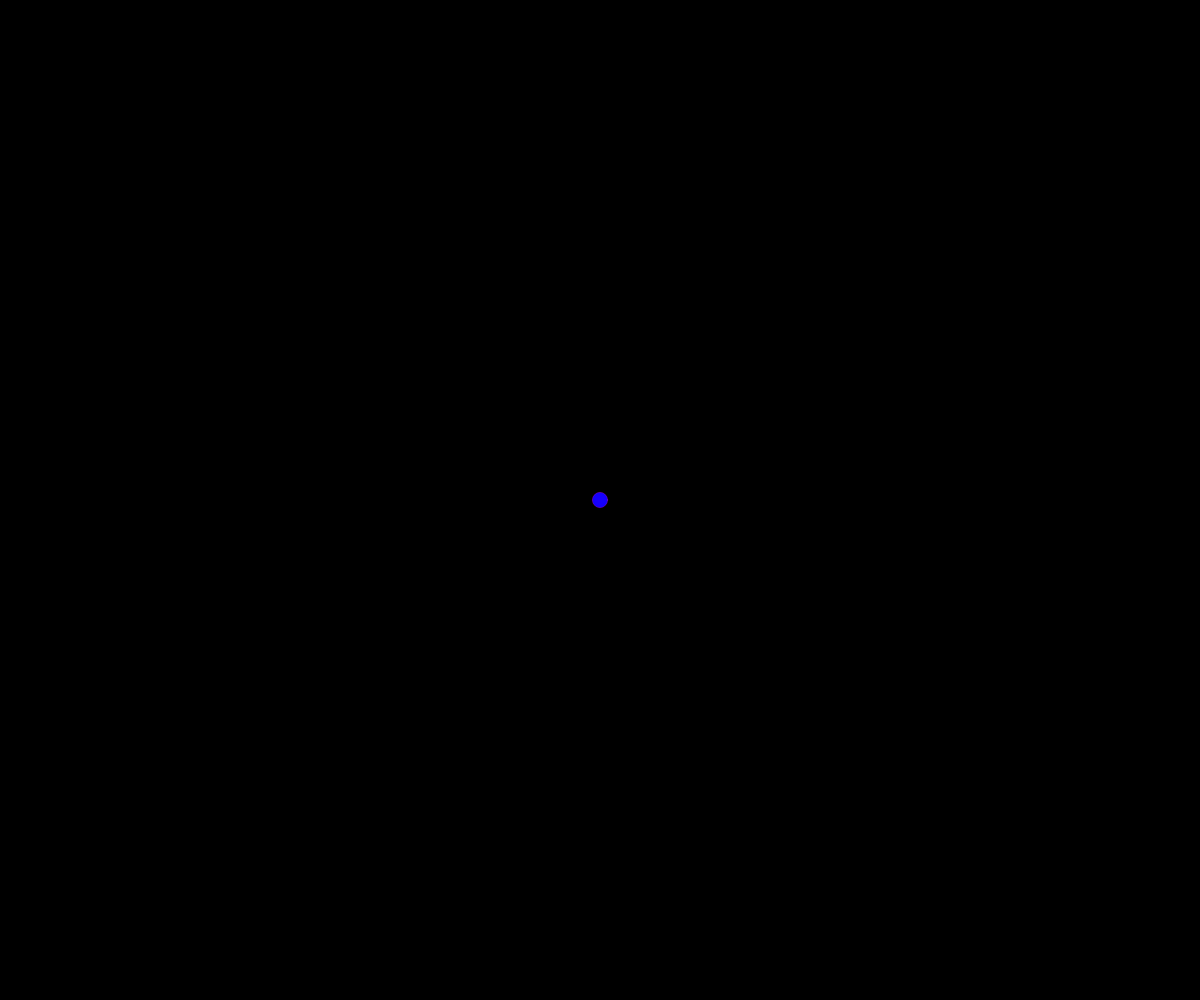
Frame 1 (no input)
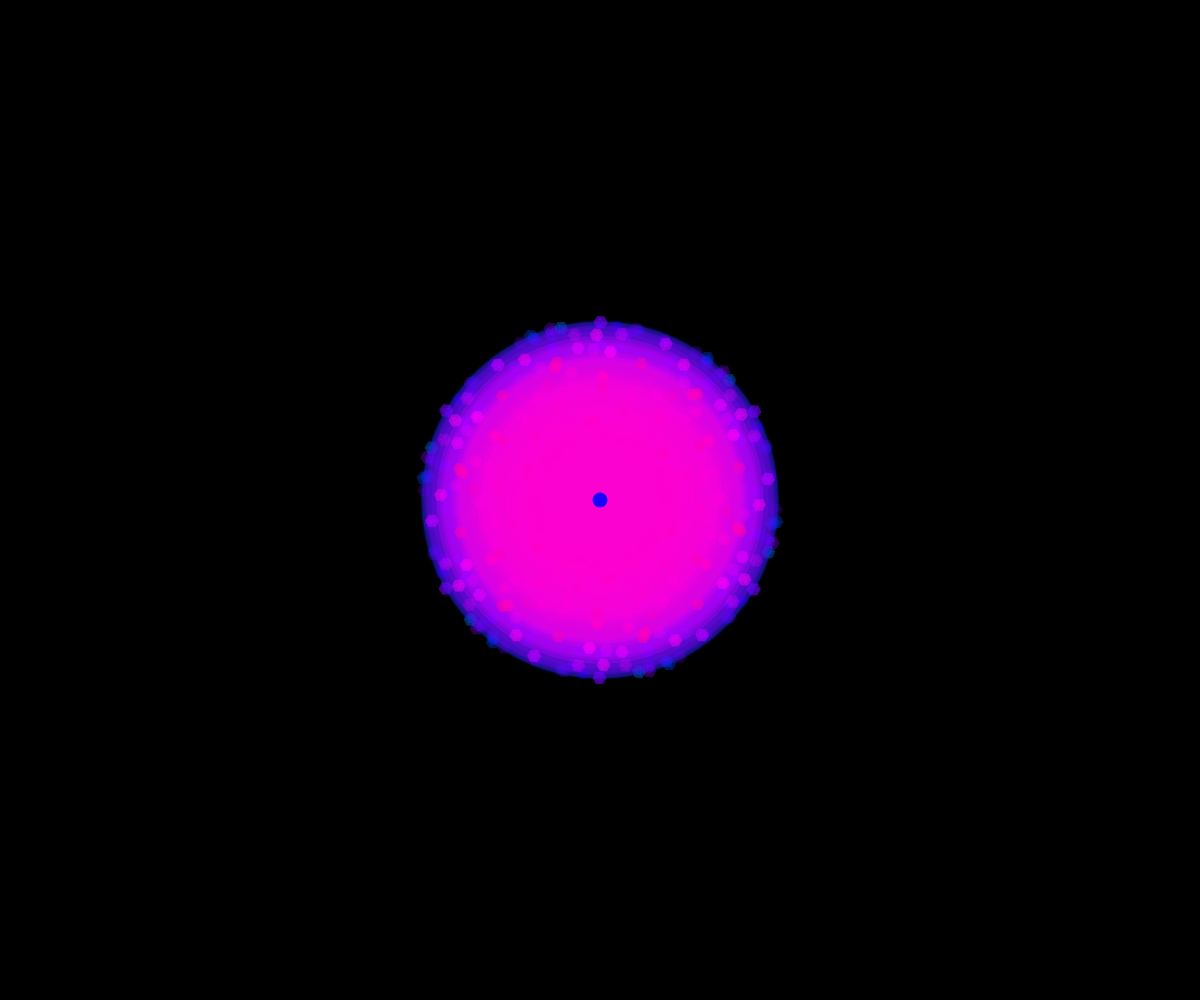
Frame 60 (no input)
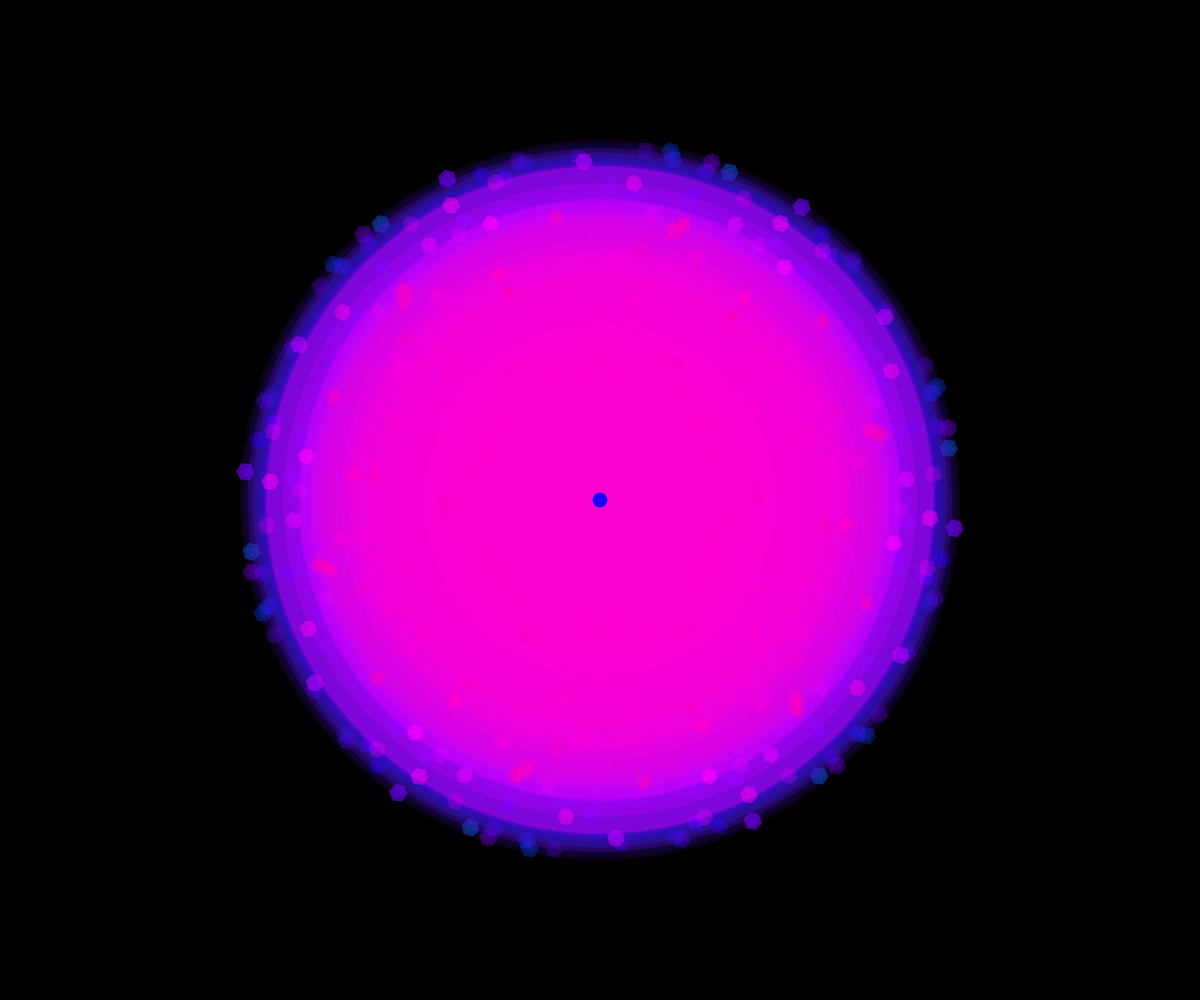
Frame 120 (the mouse pressed at the canvas centre since frame 60)

The p5.js sketch that drew these frames (run headless with seeded random() and noise() and a simulated clock; from frame 60 on, the mouse is pressed at the canvas centre):

// p5.js sketch
// ── sketch.js
let pulses = [];
let maxPulses = 100;
let centerX, centerY;
let time = 0;

function setup() {
  createCanvas(windowWidth, windowHeight);
  colorMode(HSB, 360, 100, 100, 1);
  noStroke();
  frameRate(30);
  
  centerX = width / 2;
  centerY = height / 2;
  
  // Initialize pulses
  for (let i = 0; i < maxPulses; i++) {
    pulses.push({
      radius: 0,
      speed: random(1, 3),
      hue: map(i, 0, maxPulses, 200, 320), // Blue to violet
      alpha: random(0.2, 0.6),
      angle: random(TWO_PI),
      phase: random(TWO_PI),
      growthRate: random(0.5, 1.5)
    });
  }
}

function draw() {
  background(0, 0, 0, 1);
  
  time += 0.02;
  
  push();
  translate(centerX, centerY);
  
  // Draw expanding pulses
  for (let i = 0; i < pulses.length; i++) {
    let pulse = pulses[i];
    
    // Update radius
    pulse.radius += pulse.speed;
    
    // Reset if too large
    if (pulse.radius > max(width, height) * 1.5) {
      pulse.radius = 0;
      pulse.angle = random(TWO_PI);
    }
    
    // Create a pulsing effect
    let pulseRadius = pulse.radius + sin(time * 2 + pulse.phase) * 5;
    
    // Draw pulse as a glowing ring
    fill(pulse.hue, 100, 100, pulse.alpha * 0.3);
    ellipse(0, 0, pulseRadius * 2, pulseRadius * 2);
    
    // Draw crystal-like structures at pulse locations
    if (pulse.radius > 10) {
      let crystalSize = map(pulse.radius, 10, max(width, height), 5, 20);
      
      // Create a crystalline pattern based on time and position
      for (let j = 0; j < 6; j++) {
        let angle = (time * 0.5 + j * TWO_PI / 6) + pulse.angle;
        let crystalX = cos(angle) * pulse.radius;
        let crystalY = sin(angle) * pulse.radius;
        
        // Draw crystalline structure
        fill(pulse.hue, 100, 100, pulse.alpha);
        push();
        translate(crystalX, crystalY);
        
        // Rotate based on time for dynamic effect
        rotate(time + j);
        
        // Draw a geometric crystal shape (hexagon with inner triangles)
        beginShape();
        for (let k = 0; k < 6; k++) {
          let angle = k * TWO_PI / 6;
          let x = cos(angle) * crystalSize;
          let y = sin(angle) * crystalSize;
          vertex(x, y);
        }
        endShape(CLOSE);
        
        // Draw inner triangles
        stroke(pulse.hue, 100, 100, pulse.alpha * 0.8);
        noFill();
        for (let k = 0; k < 3; k++) {
          let angle1 = k * TWO_PI / 3;
          let angle2 = (k + 1) % 3 * TWO_PI / 3;
          line(
            cos(angle1) * crystalSize * 0.5,
            sin(angle1) * crystalSize * 0.5,
            cos(angle2) * crystalSize * 0.5,
            sin(angle2) * crystalSize * 0.5
          );
        }
        pop();
      }
    }
    
    // Draw connecting lines between nearby pulses for structure
    if (i > 0 && i % 10 === 0) {
      let prevPulse = pulses[i - 10];
      let dx = prevPulse.radius * cos(prevPulse.angle) - pulse.radius * cos(pulse.angle);
      let dy = prevPulse.radius * sin(prevPulse.angle) - pulse.radius * sin(pulse.angle);
      
      if (sqrt(dx * dx + dy * dy) < 100) {
        stroke(pulse.hue, 100, 100, pulse.alpha * 0.2);
        line(
          pulse.radius * cos(pulse.angle),
          pulse.radius * sin(pulse.angle),
          prevPulse.radius * cos(prevPulse.angle),
          prevPulse.radius * sin(prevPulse.angle)
        );
      }
    }
  }
  
  // Draw central point
  fill(240, 100, 100, 0.9);
  ellipse(0, 0, 15, 15);
  
  pop();
}

function windowResized() {
  resizeCanvas(windowWidth, windowHeight);
  centerX = width / 2;
  centerY = height / 2;
}
